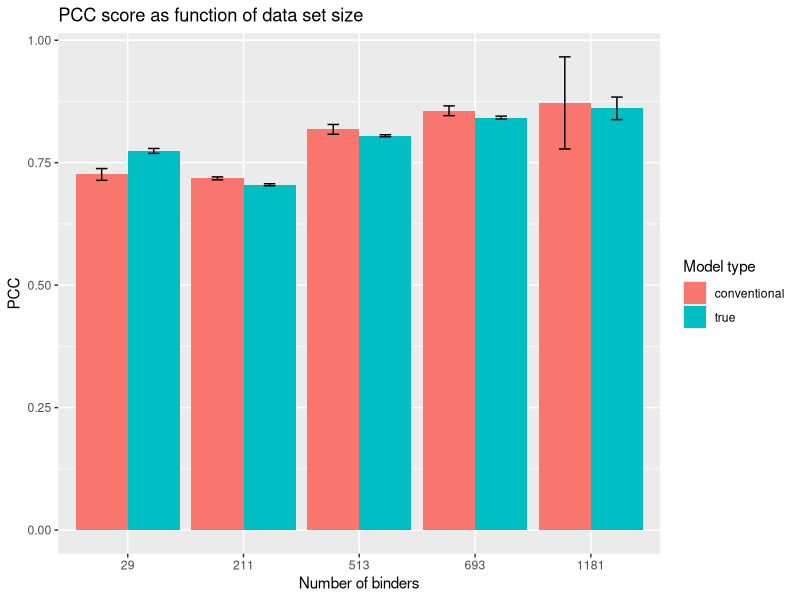

Here is the R script that generated this plot:
library(tidyverse)
library(ggplot2)
library(stringi)
binder_number <- c('29', '211', '513', '693', '1181')
conventional <- c(0.726, 0.718, 0.818, 0.856, 0.872)
true <- c(0.774, 0.705, 0.805, 0.842, 0.861)
conventional_error <- c(0.012,
                        0.003,
                        0.01,
                        0.01,
                        0.094)
true_error <- c(0.005,
                0.002,
                0.002,
                0.003,
                0.023)

errorbars <- paste(conventional_error,true_error,collapse = ' ')
errorbars <- stri_split_boundaries(errorbars, simplify = TRUE) %>% 
  as.numeric(unlist(.))

#errorbars entered consecutively 
# zipper

data <- data.frame(
  binder_number,
  conventional,
  true
)

plot_data <- data %>%
  as_tibble() %>% 
  pivot_longer(!binder_number,
               names_to = "model_type",
               values_to = "PCC")

# plot_data <- factor(plot_data$binder_number, levels = c('58', '210', '317', '543', '789'))

PCC_plot <- plot_data %>% 
  ggplot(.,
         mapping = aes(x = binder_number,
                       y = PCC,
                       fill = model_type)) + 
  geom_col(position = "dodge") +
  geom_errorbar(aes(ymin = PCC - errorbars,
                    ymax = PCC + errorbars),
                    width = 0.2,
                    position = position_dodge(0.9)) + 
  labs(title = "PCC score as function of data set size",
       fill = "Model type",
       x = "Number of binders")
  

PCC_plot +
  scale_x_discrete(limits = c('29', '211', '513', '693', '1181'))
